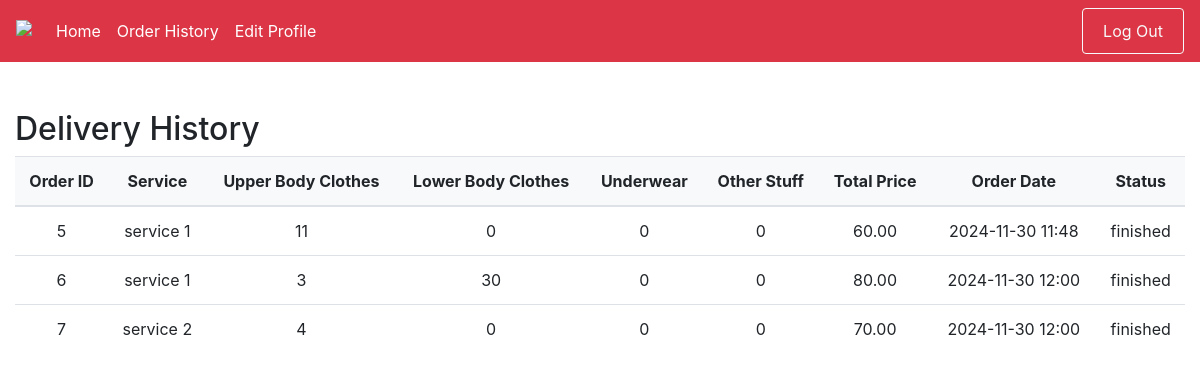
Page /users/driver_DelivHistory (signed in) on the committed database.
### users/models.py (models this page shows, shortened)
class Order(models.Model):
    STATUS_CHOICES = [
        ('looking_for_driver', 'Looking for Driver'),
        ('driver_on_the_way_to_pickup', 'Driver on the way to pickup'),
        ('driver_on_the_way_to_laundry', 'Driver on the way to laundry'),
        ('laundry_received', 'Laundry received'),
        ('laundry_cleaning', 'Laundry cleaning'),
        ('driver_on_the_way_to_customer', 'Driver on the way to customer'),
        ('delivered', 'Delivered'),
        ('finished', 'Finished'),
    ]
    user = models.ForeignKey(User, on_delete=models.CASCADE, null=False)
    phone_number = models.CharField(max_length=30, null=True)
    ordered_from_business = models.ForeignKey(Business, on_delete=models.CASCADE, null=False)
    service = models.ForeignKey(Service, on_delete=models.CASCADE, null=False)
    driver = models.ForeignKey(Driver, on_delete=models.CASCADE, null=True)
    upper_body_clothes = models.IntegerField(default=0)
    lower_body_clothes = models.IntegerField(default=0)
    underwear = models.IntegerField(default=0)
    other_stuff = models.IntegerField(default=0)
    order_date = models.DateTimeField(auto_now_add=True)
    total_price = models.DecimalField(max_digits=10, decimal_places=2, default=0.00)
    created_at = models.DateTimeField(default=timezone.now)
    status = models.CharField(max_length=50, choices=STATUS_CHOICES, default='looking_for_driver')

class Service(models.Model):
    business = models.ForeignKey(Business, on_delete=models.CASCADE, related_name="service_business")
    service_name = models.CharField(max_length=100)
    description = models.CharField(max_length=200)
    light_tendency_price = models.FloatField(default=0)
    light_tendency_minimum = models.FloatField(default=0)
    light_tendency_maximum = models.FloatField(default=0)
    medium_tendency_price = models.FloatField(default=0)
    medium_tendency_minimum = models.FloatField(default=0)
    medium_tendency_maximum = models.FloatField(default=0)
    heavy_tendency_price = models.FloatField(default=0)
    heavy_tendency_minimum = models.FloatField(default=0)
    heavy_tendency_maximum = models.FloatField(default=0)

### users/views.py (the view)
# urls.py: path('driver_DelivHistory', views.deliv_history, name='driver_DelivHistory'),
def deliv_history(request):
    orders = Order.objects.filter(status__in=['finished'])
    user_profile = UserProfile.objects.get(user=request.user)
    driver = Driver.objects.get(user_profile=user_profile)
    accepted_orders = Order.objects.filter(driver=driver)
    return render(request, 'users/driver_DelivHistory.html', {
        'orders': orders,
    })

### users/templates/users/driver_DelivHistory.html (shortened to what this page needs)
{% extends 'users/baseDriver.html' %}
{% block content %}
<div class="container mt-5">
    <h2>Delivery History</h2>
    {% if orders %}
        <table class="table">
            <thead>
                <tr>
                    <th>Order ID</th>
                    <th>Service</th>
                    <th>Upper Body Clothes</th>
                    <th>Lower Body Clothes</th>
                    <th>Underwear</th>
                    <th>Other Stuff</th>
                    <th>Total Price</th>
                    <th>Order Date</th>
                    <th>Status</th>
                </tr>
            </thead>
            <tbody>
                {% for order in orders %}
                    <tr>
                        <td>{{ order.id }}</td>
                        <td>{{ order.service.service_name }}</td>
                        <td>{{ order.upper_body_clothes }}</td>
                        <td>{{ order.lower_body_clothes }}</td>
                        <td>{{ order.underwear }}</td>
                        <td>{{ order.other_stuff }}</td>
                        <td>{{ order.total_price }}</td>
                        <td>{{ order.created_at|date:"Y-m-d H:i" }}</td>
                        <td>{{ order.status }}</td>
                    </tr>
                {% endfor %}
            </tbody>
        </table>
    {% else %}
        <p>No orders found.</p>
    {% endif %}
</div>
{% endblock %}

### users/static/users/css/style.css (style rules this page uses)
.table th, .table td { text-align: center; vertical-align: middle; }
.table { border-collapse: collapse; }
.table th { background-color: #f8f9fa; }
.container { max-width: 1200px; }

### rows in the picture
Order: id "5", service.service_name "service 1", upper_body_clothes "11", lower_body_clothes "0", underwear "0", other_stuff "0", total_price "60.00", created_at "2024-11-30 11:48", status "finished"
Order: id "6", service.service_name "service 1", upper_body_clothes "3", lower_body_clothes "30", underwear "0", other_stuff "0", total_price "80.00", created_at "2024-11-30 12:00", status "finished"
Order: id "7", service.service_name "service 2", upper_body_clothes "4", lower_body_clothes "0", underwear "0", other_stuff "0", total_price "70.00", created_at "2024-11-30 12:00", status "finished"
